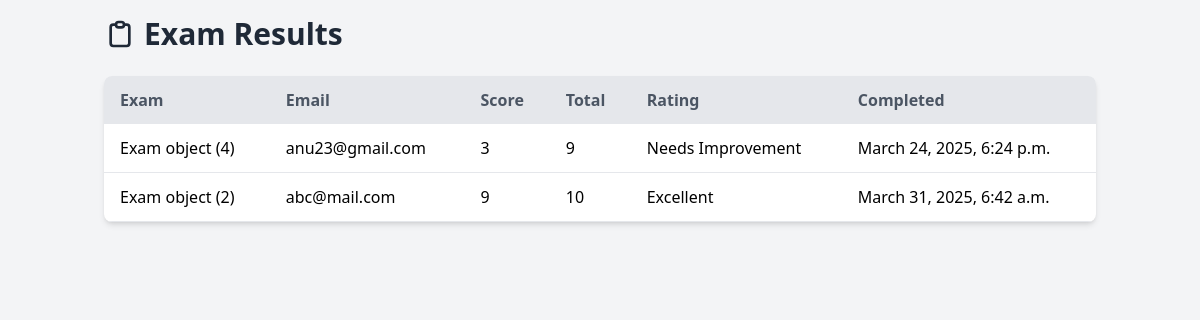
Page /viewresults/ on the committed database.
### resume_app/models.py (models this page shows)
class ExamResult(models.Model):
    exam = models.ForeignKey(Exam, on_delete=models.CASCADE)
    user_email = models.EmailField(max_length=100)
    score = models.IntegerField()
    total_questions = models.IntegerField()
    rating = models.CharField(max_length=50)
    completed_at = models.DateTimeField(auto_now_add=True)

class Exam(models.Model):
    job_provider = models.ForeignKey(job_provider, on_delete=models.CASCADE)
    title = models.CharField(max_length=200)
    topic = models.CharField(max_length=200)
    created_at = models.DateTimeField(auto_now_add=True)
    unique_link = models.CharField(max_length=100, unique=True)

### resume_app/views.py (the view)
# urls.py: path('viewresults/', views.viewresults, name='viewresults'),
def viewresults(request):
    results=ExamResult.objects.all()
    return render(request, "viewresults.html", {"results": results})

### resume_app/templates/viewresults.html (shortened to what this page needs)
<!DOCTYPE html>
<html>
<head>
    <script src="https://cdn.tailwindcss.com"></script>
    <link href="https://cdn.jsdelivr.net/npm/heroicons/2.0.18/outline.css" rel="stylesheet">
</head>
<body class="bg-gray-100 font-sans">
    <div class="container mx-auto p-4">
        <h1 class="text-3xl font-bold text-gray-800 mb-6 flex items-center">
            Exam Results
        </h1>
        <div class="bg-white shadow-md rounded-lg overflow-hidden">
            <table class="min-w-full">
                <thead class="bg-gray-200">
                    <tr>
                        <th class="py-3 px-4 text-left text-gray-600">Exam</th>
                        <th class="py-3 px-4 text-left text-gray-600">Email</th>
                        <th class="py-3 px-4 text-left text-gray-600">Score</th>
                        <th class="py-3 px-4 text-left text-gray-600">Total</th>
                        <th class="py-3 px-4 text-left text-gray-600">Rating</th>
                        <th class="py-3 px-4 text-left text-gray-600">Completed</th>
                    </tr>
                </thead>
                <tbody>
                    {% for result in results %}
                    <tr class="border-b hover:bg-gray-50">
                        <td class="py-3 px-4">{{ result.exam }}</td>
                        <td class="py-3 px-4">{{ result.user_email }}</td>
                        <td class="py-3 px-4">{{ result.score }}</td>
                        <td class="py-3 px-4">{{ result.total_questions }}</td>
                        <td class="py-3 px-4">{{ result.rating }}</td>
                        <td class="py-3 px-4">{{ result.completed_at }}</td>
                    </tr>
                    {% endfor %}
                </tbody>
            </table>
        </div>
    </div>
</body>
</html>

### rows in the picture
ExamResult: exam "Exam object (4)", user_email "anu23@gmail.com", score "3", total_questions "9", rating "Needs Improvement", completed_at "March 24, 2025, 6:24 p.m."
ExamResult: exam "Exam object (2)", user_email "abc@mail.com", score "9", total_questions "10", rating "Excellent", completed_at "March 31, 2025, 6:42 a.m."
